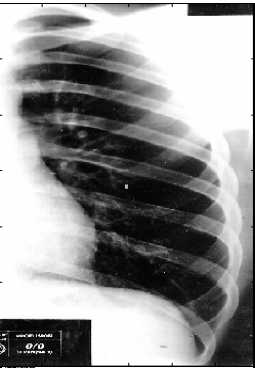
#> input picture medicalpage4a.png, 255 x 368 px
$ python medicalpage4.py
#> lines starting #> are read from the running program, lines starting #| are printed output that depends on the picture
import cv2
import numpy as np
import matplotlib.pyplot as plt

# Load the images
image_a = cv2.imread('medicalpage4a.png', cv2.IMREAD_GRAYSCALE)
#> image_a is the input picture: shape (368, 255); min 0, max 255, mean 146.1
image_b = cv2.imread('medicalpage4b.png', cv2.IMREAD_GRAYSCALE)
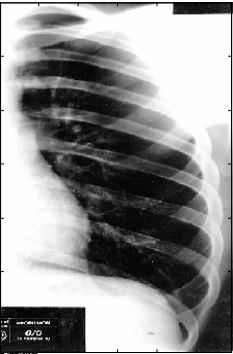
#> input picture medicalpage4b.png, 233 x 354 px
#> image_b is the input picture: shape (354, 233); min 0, max 255, mean 145.6

# Ensure both images have the same dimensions
height = min(image_a.shape[0], image_b.shape[0])
#> height = 354
width = min(image_a.shape[1], image_b.shape[1])
#> width = 233
image_a_resized = cv2.resize(image_a, (width, height))
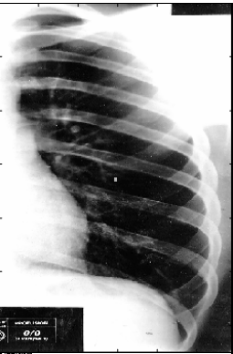
#> image_a_resized: shape (354, 233); min 0, max 255, mean 146
image_b_resized = cv2.resize(image_b, (width, height))

# Compute the difference A - B
difference_ab = np.abs(image_a_resized - image_b_resized)
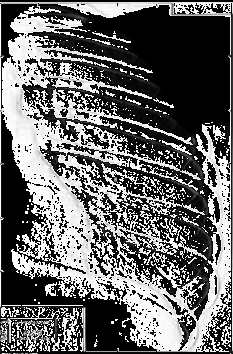
#> difference_ab: shape (354, 233); min 0, max 255, mean 103.6

# Compute the difference B - A
difference_ba = np.abs(image_b_resized - image_a_resized)
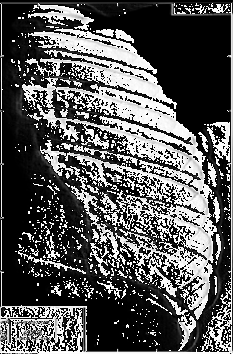
#> difference_ba: shape (354, 233); min 0, max 255, mean 87.4

# Display the results
plt.figure(figsize=(16, 4))

plt.subplot(1, 4, 1)
plt.imshow(image_a, cmap='gray')
plt.title('Standard x-ray ILO 0/0 with added change')
plt.axis('off')

plt.subplot(1, 4, 2)
plt.imshow(image_b, cmap='gray')
plt.title('unchanged x-ray ILO 0/0')
plt.axis('off')

plt.subplot(1, 4, 3)
plt.imshow(difference_ab, cmap='gray')
plt.title('Absolute Difference A - B')
plt.axis('off')

plt.subplot(1, 4, 4)
plt.imshow(difference_ba, cmap='gray')
plt.title('Absolute Difference B - A')
plt.axis('off')

plt.show()
